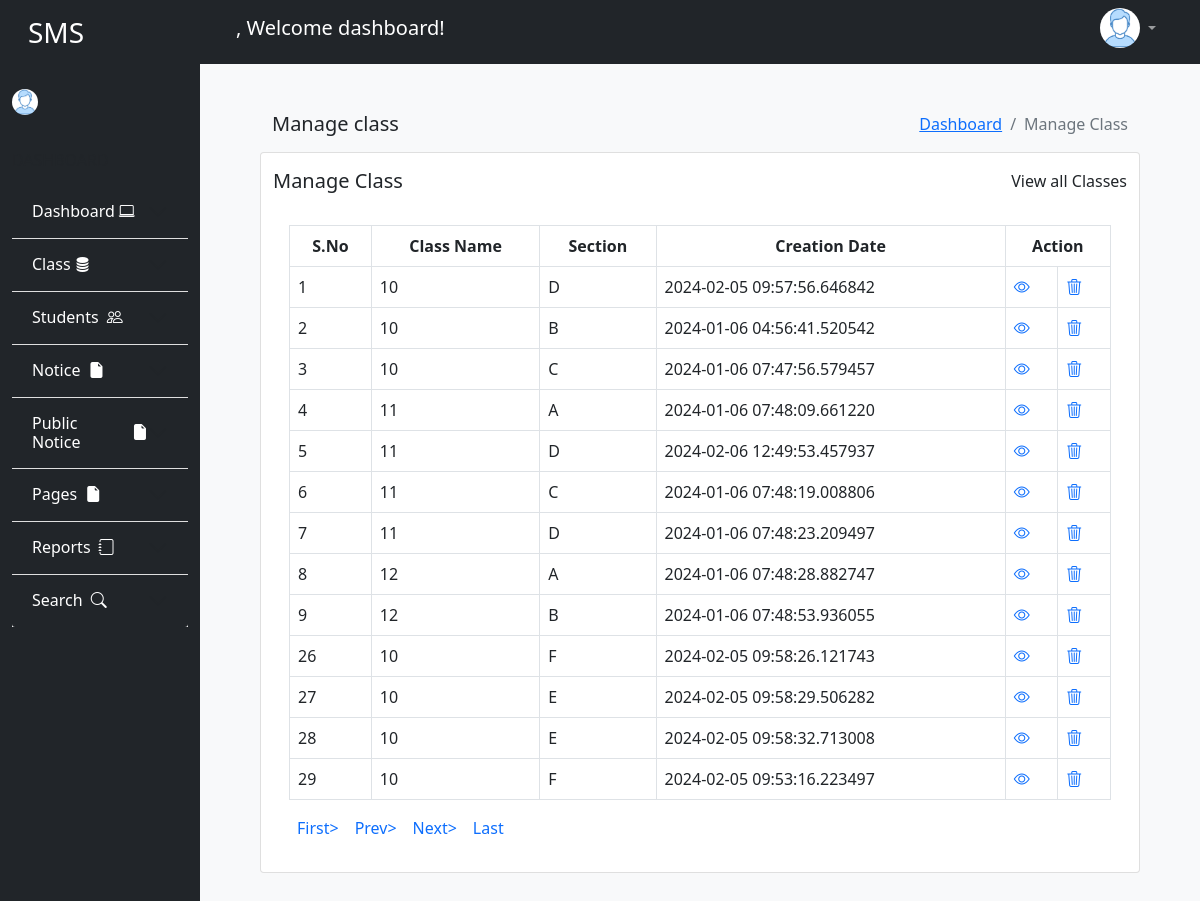
/admin/manage_class.php, run on the app's committed database.
### tables this page shows
CREATE TABLE `add_class` (
  `S_No` int(11) NOT NULL,
  `Class_name` varchar(33) NOT NULL,
  `Section` varchar(30) NOT NULL,
  `Creation_Date` timestamp(6) NOT NULL DEFAULT current_timestamp(6) ON UPDATE current_timestamp(6),
  `Deleted` tinyint(4) NOT NULL DEFAULT 0
);

### admin/manage_class.php (the view, shortened to what this page needs)
<!DOCTYPE html>
<html lang="en">
<head>
    <link rel="stylesheet" href="../bootstrap/bootstrap.min.css">
    <link rel="stylesheet" href="../dashboard.css">
    <link rel="stylesheet" href="https://cdn.jsdelivr.net/npm/bootstrap-icons@1.11.2/font/bootstrap-icons.min.css">
</head>
<body>
    <div class="container-fluid">
        <div class="row">
            <div class="col-sm-12">
                <?php include_once('includes/header.php'); ?>
            </div>
        </div>
        <div class="row m-0 p-0">
            <div class="col-sm-2 bg-dark">
                <div class="row">
                    <div class="col-sm-12 bg-dark">
                        <?php include_once('includes/aside.php'); ?>
                    </div>
                </div>
            </div>
            <div class="col-sm-10 bg-light">
                <div class="row m-5">
                    <div class="col-sm-12">
                        <h5 class="float-start">Manage class</h5>
                        <nav aria-label="breadcrumb" class="float-end">
                            <ol class="breadcrumb">
                                <li class="breadcrumb-item"><a href="admindb.php">Dashboard</a></li>
                                <li class="breadcrumb-item active" aria-current="page">Manage Class</li>
                            </ol>
                        </nav>
                    </div>
                    <div class="card">
                        <div class="bg-white mt-3">
                            <h5 class="float-start">Manage Class</h5>
                            <p class="float-end"><a href="" class="text-decoration-none text-dark">View all Classes</a></p>
                        </div>
                        <div class="card-body">
                            <table class="table table-bordered table-responsive">
                                <tr class="text-center">
                                    <th>S.No</th>
                                    <th>Class Name</th>
                                    <th>Section</th>
                                    <th>Creation Date</th>
                                    <th colspan="2">Action</th>
                                </tr>
                                <?php
                                    $conn = mysqli_connect('localhost', 'root', '', 'student_management');
                                    $sql = "SELECT * FROM add_class where Deleted = '0'";
                                    if($result = mysqli_query($conn, $sql)){
                                        if($rowcount = mysqli_num_rows($result)>0){
                                            while($row = mysqli_fetch_assoc($result)){
                                                echo "<tr class='primary'>";
                                                echo "<td>" .$row['S_No']. "</td>";
                                                echo "<td>" .$row['Class_name']. "</td>";
                                                echo "<td>" .$row['Section']. "</td>";
                                                echo "<td>" .$row['Creation_Date']. "</td>";
                                                echo"<td>";
                                                echo '<a href="update_class.php?S_No='.$row['S_No'].'"><i class="bi bi-eye"></i></a>';
                                                echo "</td>";
                                                echo"<td>";
                                                echo '<a href="delete_class.php?S_No='.$row['S_No'].'"><i class="bi bi-trash3"></i></a>';
                                                echo "</td>";
                                            }
                                        }else{
                                            echo "No Data";
                                        }
                                    }else{
                                        echo "Query Wrong";
                                    }
                                ?>
                            </table>
                            <div class="float-start">
                                <ul class="pagination">
                                    <li><a href="?pageno=1" class="p-2 text-decoration-none">First&gt;</a></li>
                                    <li class="disabled">
                                        <a href="#" class="p-2 text-decoration-none">Prev&gt;</a>
                                    </li>
                                    <li class="disabled">
                                        <a href="#" class="p-2 text-decoration-none">Next&gt;</a>
                                    </li>
                                    <li><a href="?pageno=1" class="p-2 text-decoration-none">Last</a></li>
                                </ul>
                            </div>
                        </div>
                    </div>
                </div>
            </div>
        </div>
   </div>
</body>
</html>

### admin/includes/header.php (shortened to what this page needs)
<div class="row bg-dark">
    <div class="col-sm-2 text-white">
        <h3 class="mt-3 ps-3">SMS</h3>
    </div>
    <div class="col-sm-10">
        <nav class="navbar navbar-expand-sm navbar-dark text-white">
            <div class="container-fluid">
                <h5><?php echo $_SESSION['name']; ?>, Welcome dashboard!</h5>
              <div class="collapse navbar-collapse" id="navbarSupportedContent">
                <ul class="navbar-nav ms-auto mb-2">
                  <li class="nav-item">
                    <img src="../Images/face8.jpg" class="img-fluid float-end rounded-circle img_width">
                  </li>
                  <li class="nav-item dropdown dropdown_content">
                    <a class="nav-link dropdown-toggle" href="#" id="navbarDropdown" role="button" data-bs-toggle="dropdown" aria-expanded="true"><?php echo $_SESSION['name']; ?></a>
                  </li>
              </div>
            </div>
        </nav>
    </div>

### admin/includes/aside.php (shortened to what this page needs)
<div class="row">
    <div class="col-sm-12 bg-dark">
        <div class="row mt-4">
            <div class="col-sm-3">
                <img src="../Images/face8.jpg" class="img-fluid rounded-circle">
            </div>
            <div class="col-sm-9 text-white">
                <p style="font-size: 15px;"><?php echo $_SESSION['name']; ?> <br><span style="font-size: 12px;"><?php echo $_SESSION['Mail']; ?></span></p>
            </div>
        </div>
        <div class="row mt-4">
            <div class="col-sm-12">
                <h6 class="mb-3">DASHBOARD</h6>
            </div>
        </div>
        <div class="col-sm-12 pb-5">
            <div class="accordion bg-dark accordion-flush" id="accordionFlushExample">
                <div class="accordion-item">
                    <h2 class="accordion-header">
                        <a href="admindb.php" class="text-decoration-none"><button class="accordion-button collapsed bg-dark text-white" type="button"><span class="float-start">Dashboard</span><span class="float-end"><i class="bi bi-laptop ms-1"></i></span></button></a>
                    </h2>
                </div>
                <div class="accordion-item text-white">
                    <h2 class="accordion-header bg-dark">
                        <button class="accordion-button collapsed bg-dark text-white" type="button" data-bs-toggle="collapse" data-bs-target="#flush-collapseOne" aria-expanded="false" aria-controls="flush-collapseOne">Class <span class=""><i class="bi bi-database-fill ms-1"></i></span></button>
                    </h2>
                </div>
                <div class="accordion-item">
                    <h2 class="accordion-header btn_bg bg-dark">
                        <button class="accordion-button collapsed bg-dark text-white" type="button" data-bs-toggle="collapse" data-bs-target="#flush-collapseTwo" aria-expanded="false" aria-controls="flush-collapseTwo">Students <i class="bi bi-people ms-2"></i></button>
                    </h2>
                </div>
                <div class="accordion-item">
                    <h2 class="accordion-header">
                        <button class="accordion-button collapsed bg-dark text-white" type="button" data-bs-toggle="collapse" data-bs-target="#flush-collapseThree" aria-expanded="false" aria-controls="flush-collapseThree">Notice <i class="bi bi-file-earmark-fill ms-2"></i></button>
                    </h2>
                </div>
                <div class="accordion-item">
                    <h2 class="accordion-header">
                        <button class="accordion-button collapsed bg-dark text-white" type="button" data-bs-toggle="collapse" data-bs-target="#flush-collapsefour" aria-expanded="false" aria-controls="flush-collapsefour">Public Notice <i class="bi bi-file-earmark-fill ms-2"></i></button>
                    </h2>
                </div>
                <div class="accordion-item">
                    <h2 class="accordion-header">
                        <button class="accordion-button collapsed bg-dark text-white btn_bg" type="button" data-bs-toggle="collapse" data-bs-target="#flush-collapsefive" aria-expanded="false" aria-controls="flush-collapsefive">Pages <i class="bi bi-file-earmark-fill ms-2"></i></button>
                    </h2>
                </div>
                <div class="accordion-item">
                    <h2 class="accordion-header">
                        <a href="report.php" class="text-decoration-none"><button class="accordion-button collapsed bg-dark text-white btn_bg" type="button">Reports<i class="bi bi-journal ms-2"></i></button></a>
                    </h2>
                </div>
                <div class="accordion-item">
                    <h2 class="accordion-header">
                        <a href="search.php" class="text-decoration-none"><button class="accordion-button collapsed bg-dark text-white btn_bg" type="button">Search<i class="bi bi-search ms-2"></i></button></a>
                    </h2>
                </div>
            </div>
        </div>
    </div>
</div>

### dashboard.css (style rules this page uses)
* { margin: 0; padding: 0; box-sizing: border-box; }
.dropdown_content { position: relative; }
.img_width { width: 40px; height: 40px; }

### data on the page
add_class: S_No "1", Class_name "10", Section "D", Creation_Date "2024-02-05 09:57:56.646842"
add_class: S_No "2", Class_name "10", Section "B", Creation_Date "2024-01-06 04:56:41.520542"
add_class: S_No "3", Class_name "10", Section "C", Creation_Date "2024-01-06 07:47:56.579457"
add_class: S_No "4", Class_name "11", Section "A", Creation_Date "2024-01-06 07:48:09.661220"
add_class: S_No "5", Class_name "11", Section "D", Creation_Date "2024-02-06 12:49:53.457937"
add_class: S_No "6", Class_name "11", Section "C", Creation_Date "2024-01-06 07:48:19.008806"
add_class: S_No "7", Class_name "11", Section "D", Creation_Date "2024-01-06 07:48:23.209497"
add_class: S_No "8", Class_name "12", Section "A", Creation_Date "2024-01-06 07:48:28.882747"
add_class: S_No "9", Class_name "12", Section "B", Creation_Date "2024-01-06 07:48:53.936055"
add_class: S_No "26", Class_name "10", Section "F", Creation_Date "2024-02-05 09:58:26.121743"
add_class: S_No "27", Class_name "10", Section "E", Creation_Date "2024-02-05 09:58:29.506282"
add_class: S_No "28", Class_name "10", Section "E", Creation_Date "2024-02-05 09:58:32.713008"
add_class: S_No "29", Class_name "10", Section "F", Creation_Date "2024-02-05 09:53:16.223497"
